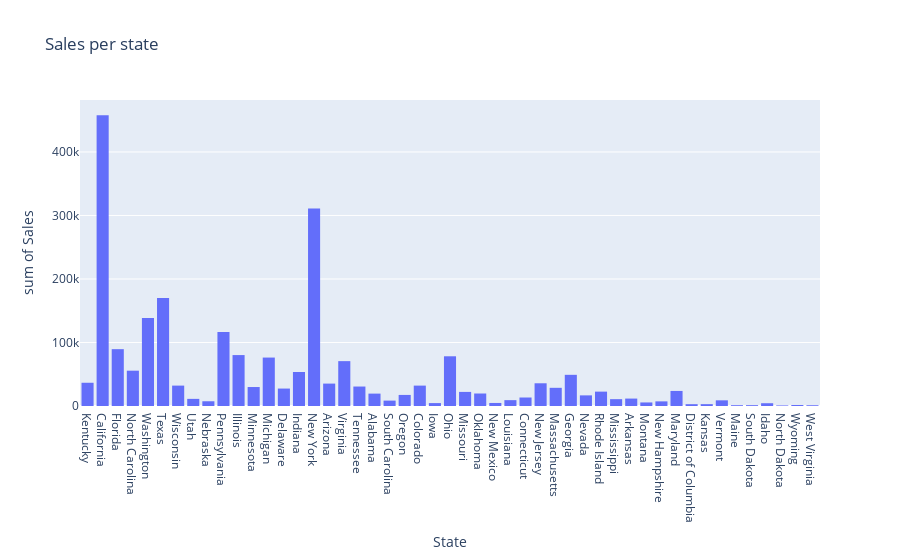

The notebook cell saved with this chart:
### Code cell
px.histogram(filtered, x='State', y='Sales', nbins=2, title='Sales per state')

### Figure 1 — Plotly figure (JSON) as saved in the notebook; plotly's stock layout.template omitted (floating-point values rounded to 4 significant figures; data arrays with more than 128 entries replaced by an {"elided": "..."} marker saying what was removed)
{"data": [{"bingroup": "x", "histfunc": "sum", "hovertemplate": "State=%{x}<br>sum of Sales=%{y}<extra></extra>", "legendgroup": "", "marker": {"color": "#636efa", "pattern": {"shape": ""}}, "name": "", "nbinsx": 2, "orientation": "v", "showlegend": false, "type": "histogram", "x": {"elided": "9994 str values"}, "xaxis": "x", "y": {"elided": "9994 float values"}, "yaxis": "y"}], "layout": {"barmode": "relative", "legend": {"tracegroupgap": 0}, "title": {"text": "Sales per state"}, "xaxis": {"anchor": "y", "domain": [0, 1], "title": {"text": "State"}}, "yaxis": {"anchor": "x", "domain": [0, 1], "title": {"text": "sum of Sales"}}}}
